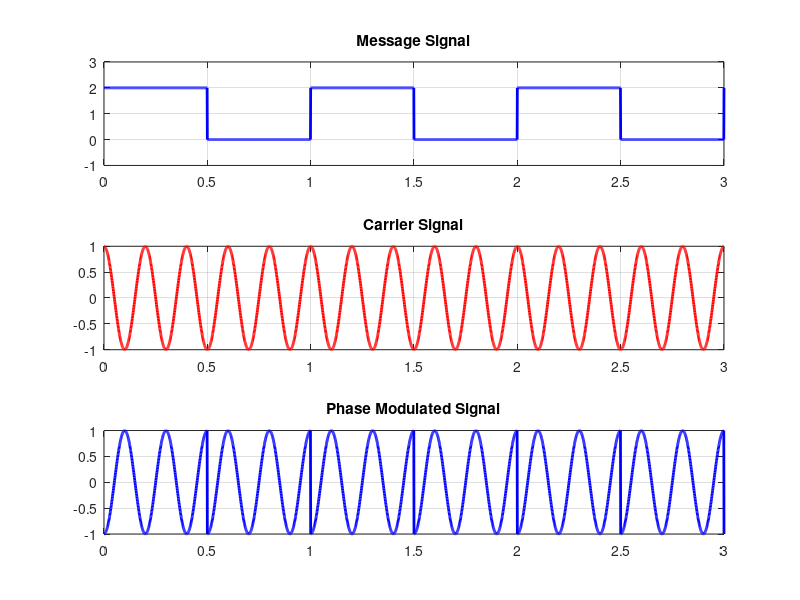

MATLAB code for this plot:
t = 0:0.001:3; % time variable
fc = 5; % frequency of carrier signal
fm = 1; % frequency of message signal
kp = pi/2; % phase deviation constant
mt = 1 + square(2*pi*fm*t);
ct = cos(2*pi*fc*t);
st = cos(2*pi*fc*t + kp*mt);
subplot(3,1,1)
plot(t,mt,'b','linewidth',2); grid on;
title('Message Signal');
axis([0 3 -1 3]);
subplot(3,1,2)
plot(t,ct,'r','linewidth',2); grid on;
title('Carrier Signal');
subplot(3,1,3)
plot(t,st,'b','linewidth',2); grid on;
title('Phase Modulated Signal');